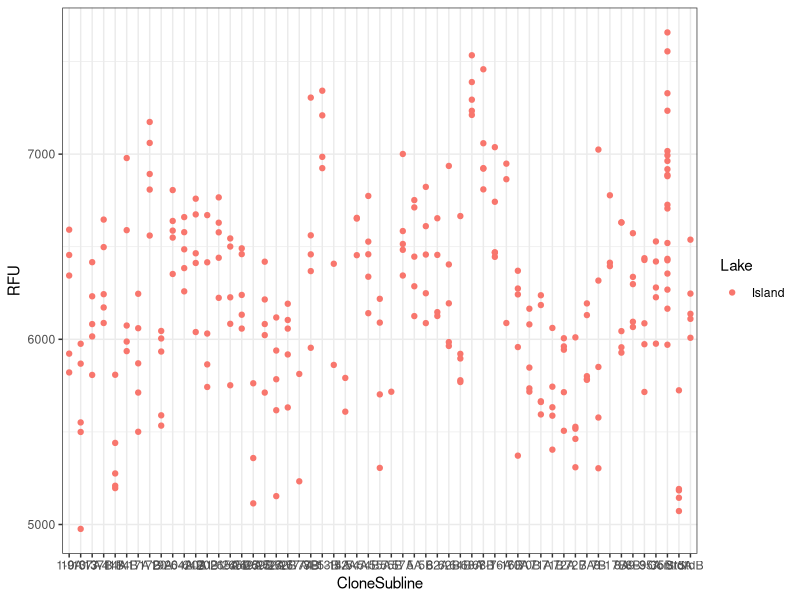
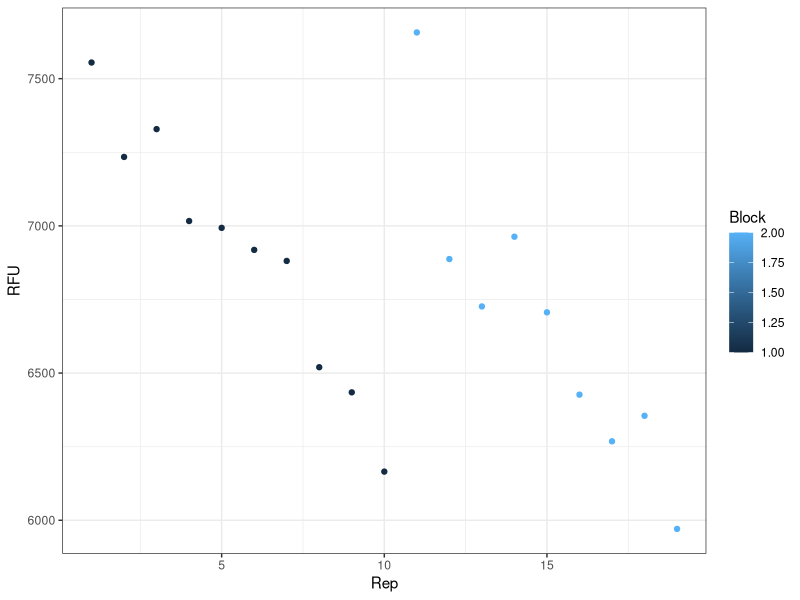

These figures' R source, in order:
## ---- chunk 1
knitr::opts_chunk$set(echo = TRUE)
## ---- chunk 2
library(ggplot2)
library(dplyr)
library(cowplot)

feedingdata <- read.csv("indianafeedingrateassays_withcontrols.csv", na.strings=".")

## ---- chunk 3
ggplot(data=feedingdata,
       mapping=aes(x=CloneSubline,y=RFU,
                   color=Lake))+
  geom_point(aes(color=Lake)) +
  theme_bw() 
## ---- chunk 4
controls <- subset(feedingdata,CloneSubline=="Control")

as.factor(controls$Block)

ggplot(data=controls,
       mapping=aes(x=Rep,y=RFU,
                   color=Block))+
  geom_point(aes(color=Block)) +
  theme_bw() 

## ---- chunk 5
controlblock1 <- subset(controls,Block=="1")

block1reg <- lm(RFU ~ order, data=controlblock1)
summary(block1reg)
## ---- chunk 6
controlblock2 <- subset(controls,Block=="2")

block2reg <- lm(RFU ~ order, data=controlblock2)
summary(block2reg)
